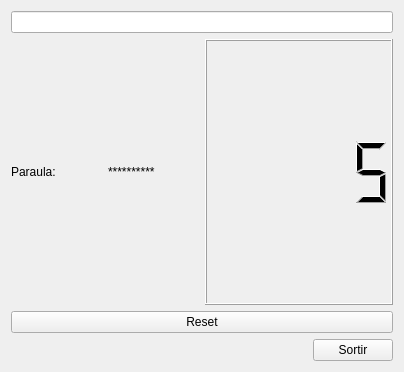
<?xml version="1.0" encoding="UTF-8"?>
<ui version="4.0">
 <class>MyForm</class>
 <widget class="QWidget" name="MyForm">
  <property name="geometry">
   <rect>
    <x>0</x>
    <y>0</y>
    <width>404</width>
    <height>372</height>
   </rect>
  </property>
  <property name="windowTitle">
   <string>Form</string>
  </property>
  <layout class="QVBoxLayout" name="verticalLayout_4">
   <item>
    <layout class="QVBoxLayout" name="verticalLayout_3">
     <item>
      <widget class="MyLineEdit" name="lineEdit"/>
     </item>
     <item>
      <layout class="QHBoxLayout" name="horizontalLayout_3">
       <item>
        <layout class="QVBoxLayout" name="verticalLayout_2">
         <item>
          <layout class="QVBoxLayout" name="verticalLayout">
           <item>
            <layout class="QHBoxLayout" name="horizontalLayout">
             <item>
              <widget class="QLabel" name="label">
               <property name="text">
                <string>Paraula:</string>
               </property>
              </widget>
             </item>
             <item>
              <widget class="QLabel" name="label_2">
               <property name="text">
                <string>**********</string>
               </property>
              </widget>
             </item>
            </layout>
           </item>
          </layout>
         </item>
        </layout>
       </item>
       <item>
        <widget class="QLCDNumber" name="lcdNumber">
         <property name="maximumSize">
          <size>
           <width>6777000</width>
           <height>16777215</height>
          </size>
         </property>
         <property name="intValue" stdset="0">
          <number>5</number>
         </property>
        </widget>
       </item>
      </layout>
     </item>
     <item>
      <widget class="QPushButton" name="pushButton_2">
       <property name="text">
        <string>Reset</string>
       </property>
      </widget>
     </item>
     <item>
      <layout class="QHBoxLayout" name="horizontalLayout_2">
       <item>
        <spacer name="horizontalSpacer">
         <property name="orientation">
          <enum>Qt::Horizontal</enum>
         </property>
         <property name="sizeHint" stdset="0">
          <size>
           <width>40</width>
           <height>20</height>
          </size>
         </property>
        </spacer>
       </item>
       <item>
        <widget class="QPushButton" name="pushButton">
         <property name="text">
          <string>Sortir</string>
         </property>
        </widget>
       </item>
      </layout>
     </item>
    </layout>
   </item>
  </layout>
 </widget>
 <customwidgets>
  <customwidget>
   <class>MyLineEdit</class>
   <extends>QLineEdit</extends>
   <header>MyLineEdit.h</header>
   <slots>
    <signal>enviaText(QString)</signal>
    <signal>enviaNumErrors(int)</signal>
    <slot>omplirLabel()</slot>
    <slot>reset()</slot>
   </slots>
  </customwidget>
 </customwidgets>
 <resources/>
 <connections>
  <connection>
   <sender>lineEdit</sender>
   <signal>textChanged(QString)</signal>
   <receiver>lineEdit</receiver>
   <slot>omplirLabel()</slot>
   <hints>
    <hint type="sourcelabel">
     <x>512</x>
     <y>122</y>
    </hint>
    <hint type="destinationlabel">
     <x>570</x>
     <y>122</y>
    </hint>
   </hints>
  </connection>
  <connection>
   <sender>lineEdit</sender>
   <signal>enviaText(QString)</signal>
   <receiver>label_2</receiver>
   <slot>setText(QString)</slot>
   <hints>
    <hint type="sourcelabel">
     <x>211</x>
     <y>122</y>
    </hint>
    <hint type="destinationlabel">
     <x>144</x>
     <y>122</y>
    </hint>
   </hints>
  </connection>
  <connection>
   <sender>lineEdit</sender>
   <signal>enviaNumErrors(int)</signal>
   <receiver>lcdNumber</receiver>
   <slot>display(int)</slot>
   <hints>
    <hint type="sourcelabel">
     <x>309</x>
     <y>148</y>
    </hint>
    <hint type="destinationlabel">
     <x>670</x>
     <y>82</y>
    </hint>
   </hints>
  </connection>
  <connection>
   <sender>pushButton</sender>
   <signal>clicked()</signal>
   <receiver>MyForm</receiver>
   <slot>close()</slot>
   <hints>
    <hint type="sourcelabel">
     <x>665</x>
     <y>439</y>
    </hint>
    <hint type="destinationlabel">
     <x>533</x>
     <y>427</y>
    </hint>
   </hints>
  </connection>
  <connection>
   <sender>pushButton_2</sender>
   <signal>clicked()</signal>
   <receiver>lineEdit</receiver>
   <slot>reset()</slot>
   <hints>
    <hint type="sourcelabel">
     <x>400</x>
     <y>294</y>
    </hint>
    <hint type="destinationlabel">
     <x>400</x>
     <y>144</y>
    </hint>
   </hints>
  </connection>
 </connections>
</ui>
